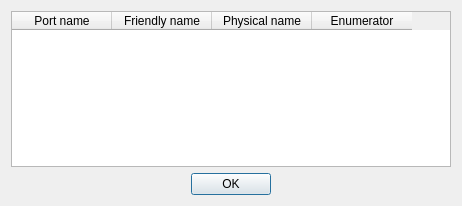
<ui version="4.0" >
 <class>Dialog</class>
 <widget class="QDialog" name="Dialog" >
  <property name="geometry" >
   <rect>
    <x>0</x>
    <y>0</y>
    <width>462</width>
    <height>206</height>
   </rect>
  </property>
  <property name="windowTitle" >
   <string>List of detected serial ports</string>
  </property>
  <layout class="QVBoxLayout" name="verticalLayout" >
   <item>
    <widget class="QTableWidget" name="uitwPorts" >
     <property name="autoFillBackground" >
      <bool>false</bool>
     </property>
     <column>
      <property name="text" >
       <string>Port name</string>
      </property>
     </column>
     <column>
      <property name="text" >
       <string>Friendly name</string>
      </property>
     </column>
     <column>
      <property name="text" >
       <string>Physical name</string>
      </property>
     </column>
     <column>
      <property name="text" >
       <string>Enumerator</string>
      </property>
     </column>
    </widget>
   </item>
   <item>
    <widget class="QDialogButtonBox" name="buttonBox" >
     <property name="orientation" >
      <enum>Qt::Horizontal</enum>
     </property>
     <property name="standardButtons" >
      <set>QDialogButtonBox::Ok</set>
     </property>
     <property name="centerButtons" >
      <bool>true</bool>
     </property>
    </widget>
   </item>
  </layout>
 </widget>
 <resources>
  <include location="../src/icon.qrc" />
 </resources>
 <connections>
  <connection>
   <sender>buttonBox</sender>
   <signal>accepted()</signal>
   <receiver>Dialog</receiver>
   <slot>accept()</slot>
   <hints>
    <hint type="sourcelabel" >
     <x>248</x>
     <y>254</y>
    </hint>
    <hint type="destinationlabel" >
     <x>157</x>
     <y>274</y>
    </hint>
   </hints>
  </connection>
  <connection>
   <sender>buttonBox</sender>
   <signal>rejected()</signal>
   <receiver>Dialog</receiver>
   <slot>reject()</slot>
   <hints>
    <hint type="sourcelabel" >
     <x>316</x>
     <y>260</y>
    </hint>
    <hint type="destinationlabel" >
     <x>286</x>
     <y>274</y>
    </hint>
   </hints>
  </connection>
 </connections>
</ui>
